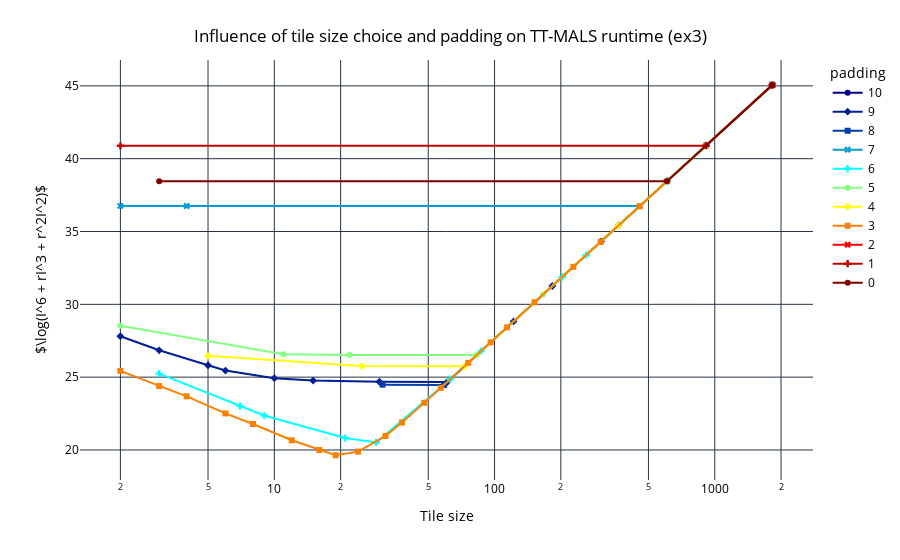

Notebook code cell kept with this figure:
### Markdown cell above
Explore effects of padding

### Code cell
# show different cases: when it helps and when it cannot improve the situation
line_plot_padding_tile_size_tt_mals_runtime_per_matrix(padding_df, "ex3")

### Figure 1 — Plotly figure (JSON) as saved in the notebook; plotly's stock layout.template omitted (floating-point values rounded to 4 significant figures)
{"data": [{"hovertemplate": "padding=10<br>Tile size=%{x}<br>log_obj_func=%{y}<extra></extra>", "legendgroup": "10", "line": {"color": "rgb(0, 0, 131)", "dash": "solid"}, "marker": {"symbol": "circle"}, "mode": "lines+markers", "name": "10", "orientation": "v", "showlegend": true, "x": [1831.0], "xaxis": "x", "y": [45.08], "yaxis": "y", "type": "scatter"}, {"hovertemplate": "padding=9<br>Tile size=%{x}<br>log_obj_func=%{y}<extra></extra>", "legendgroup": "9", "line": {"color": "rgb(0, 30, 150)", "dash": "solid"}, "marker": {"symbol": "diamond"}, "mode": "lines+markers", "name": "9", "orientation": "v", "showlegend": true, "x": [2.0, 3.0, 5.0, 6.0, 10.0, 15.0, 30.0, 61.0, 122.0, 183.0, 305.0, 366.0, 610.0, 915.0, 1830.0], "xaxis": "x", "y": [27.81, 26.84, 25.82, 25.45, 24.93, 24.76, 24.68, 24.67, 28.82, 31.26, 34.32, 35.42, 38.48, 40.91, 45.07], "yaxis": "y", "type": "scatter"}, {"hovertemplate": "padding=8<br>Tile size=%{x}<br>log_obj_func=%{y}<extra></extra>", "legendgroup": "8", "line": {"color": "rgb(0, 60, 170)", "dash": "solid"}, "marker": {"symbol": "square"}, "mode": "lines+markers", "name": "8", "orientation": "v", "showlegend": true, "x": [31.0, 59.0, 1829.0], "xaxis": "x", "y": [24.48, 24.47, 45.07], "yaxis": "y", "type": "scatter"}, {"hovertemplate": "padding=7<br>Tile size=%{x}<br>log_obj_func=%{y}<extra></extra>", "legendgroup": "7", "line": {"color": "rgb(2, 157, 212)", "dash": "solid"}, "marker": {"symbol": "x"}, "mode": "lines+markers", "name": "7", "orientation": "v", "showlegend": true, "x": [2.0, 4.0, 457.0, 914.0, 1828.0], "xaxis": "x", "y": [36.76, 36.75, 36.75, 40.91, 45.07], "yaxis": "y", "type": "scatter"}, {"hovertemplate": "padding=6<br>Tile size=%{x}<br>log_obj_func=%{y}<extra></extra>", "legendgroup": "6", "line": {"color": "rgb(5, 255, 255)", "dash": "solid"}, "marker": {"symbol": "cross"}, "mode": "lines+markers", "name": "6", "orientation": "v", "showlegend": true, "x": [3.0, 7.0, 9.0, 21.0, 29.0, 63.0, 87.0, 203.0, 261.0, 609.0, 1827.0], "xaxis": "x", "y": [25.24, 23.01, 22.37, 20.82, 20.52, 24.86, 26.8, 31.88, 33.39, 38.47, 45.06], "yaxis": "y", "type": "scatter"}, {"hovertemplate": "padding=5<br>Tile size=%{x}<br>log_obj_func=%{y}<extra></extra>", "legendgroup": "5", "line": {"color": "rgb(130, 255, 128)", "dash": "solid"}, "marker": {"symbol": "circle"}, "mode": "lines+markers", "name": "5", "orientation": "v", "showlegend": true, "x": [2.0, 11.0, 22.0, 83.0, 166.0, 913.0, 1826.0], "xaxis": "x", "y": [28.53, 26.58, 26.52, 26.51, 30.67, 40.9, 45.06], "yaxis": "y", "type": "scatter"}, {"hovertemplate": "padding=4<br>Tile size=%{x}<br>log_obj_func=%{y}<extra></extra>", "legendgroup": "4", "line": {"color": "rgb(255, 255, 0)", "dash": "solid"}, "marker": {"symbol": "diamond"}, "mode": "lines+markers", "name": "4", "orientation": "v", "showlegend": true, "x": [5.0, 25.0, 73.0, 365.0, 1825.0], "xaxis": "x", "y": [26.47, 25.76, 25.74, 35.4, 45.06], "yaxis": "y", "type": "scatter"}, {"hovertemplate": "padding=3<br>Tile size=%{x}<br>log_obj_func=%{y}<extra></extra>", "legendgroup": "3", "line": {"color": "rgb(252, 128, 0)", "dash": "solid"}, "marker": {"symbol": "square"}, "mode": "lines+markers", "name": "3", "orientation": "v", "showlegend": true, "x": [2.0, 3.0, 4.0, 6.0, 8.0, 12.0, 16.0, 19.0, 24.0, 32.0, 38.0, 48.0, 57.0, 76.0, 96.0, 114.0, 152.0, 228.0, 304.0, 456.0, 608.0, 912.0, 1824.0], "xaxis": "x", "y": [25.43, 24.39, 23.68, 22.51, 21.78, 20.67, 20.0, 19.64, 19.89, 20.97, 21.88, 23.24, 24.26, 25.99, 27.39, 28.42, 30.14, 32.58, 34.3, 36.73, 38.46, 40.89, 45.05], "yaxis": "y", "type": "scatter"}, {"hovertemplate": "padding=2<br>Tile size=%{x}<br>log_obj_func=%{y}<extra></extra>", "legendgroup": "2", "line": {"color": "rgb(250, 0, 0)", "dash": "solid"}, "marker": {"symbol": "x"}, "mode": "lines+markers", "name": "2", "orientation": "v", "showlegend": true, "x": [1823.0], "xaxis": "x", "y": [45.05], "yaxis": "y", "type": "scatter"}, {"hovertemplate": "padding=1<br>Tile size=%{x}<br>log_obj_func=%{y}<extra></extra>", "legendgroup": "1", "line": {"color": "rgb(189, 0, 0)", "dash": "solid"}, "marker": {"symbol": "cross"}, "mode": "lines+markers", "name": "1", "orientation": "v", "showlegend": true, "x": [2.0, 911.0, 1822.0], "xaxis": "x", "y": [40.89, 40.89, 45.05], "yaxis": "y", "type": "scatter"}, {"hovertemplate": "padding=0<br>Tile size=%{x}<br>log_obj_func=%{y}<extra></extra>", "legendgroup": "0", "line": {"color": "rgb(128, 0, 0)", "dash": "solid"}, "marker": {"symbol": "circle"}, "mode": "lines+markers", "name": "0", "orientation": "v", "showlegend": true, "x": [3.0, 607.0, 1821.0], "xaxis": "x", "y": [38.45, 38.45, 45.04], "yaxis": "y", "type": "scatter"}], "layout": {"xaxis": {"anchor": "y", "domain": [0.0, 1.0], "title": {"text": "Tile size"}, "type": "log"}, "yaxis": {"anchor": "x", "domain": [0.0, 1.0], "title": {"text": "$\\log(I^6 + rI^3 + r^2I^2)$"}}, "legend": {"title": {"text": "padding"}, "tracegroupgap": 0}, "margin": {"t": 60}, "title": {"text": "Influence of tile size choice and padding on TT-MALS runtime (ex3)", "x": 0.5, "xanchor": "center", "yanchor": "top"}, "font": {"color": "black"}, "plot_bgcolor": "white", "paper_bgcolor": "white"}}
